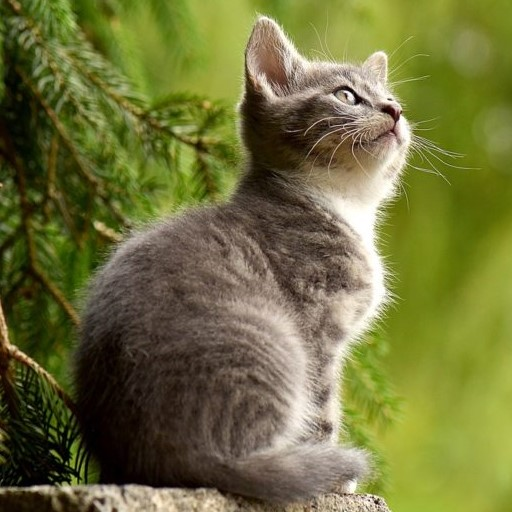
#> input picture TensorFlow/Intro To Deep Learning/cat-600x600.jpg, 512 x 512 px
$ python thresholding-01.py --input '../../../TensorFlow/Intro To Deep Learning/cat-600x600.jpg'
#> lines starting #> are read from the running program, lines starting #| are printed output that depends on the picture
#!/usr/bin/env python3
# -*- coding: utf-8 -*-
"""
---
# This is YAML, see: https://yaml.org/spec/1.2/spec.html#Preview
# !!! YAML message always begins with ---

title: Thresholding 01
type: tutorial
keywords: [images]
description: |
    Perform basic thresholding operations using OpenCV function cv.threshold().
    see also thresholding-03.py for GAUSSIAN and OTSU thresholding;
remarks:
sources:
    - title: Basic Thresholding Operations
      link: https://docs.opencv.org/4.5.5/db/d8e/tutorial_threshold.html
    - title: help on cv.threshold()
      link: https://docs.opencv.org/4.x/d7/d1b/group__imgproc__misc.html#gae8a4a146d1ca78c626a53577199e9c57
file:
    date: 2022-07-02
    author:
        - nick: arek
"""

#%%
"""
cv.threshold(	src, thresh, maxval, type[, dst]	) -> 	retval, dst
- src	input array (multiple-channel, 8-bit or 32-bit floating point).
- thresh	threshold value.
- maxval	maximum value to use with the THRESH_BINARY and THRESH_BINARY_INV thresholding types.
- type	thresholding type (see ThresholdTypes):
    cv.THRESH_BINARY
    cv.THRESH_BINARY_INV
    cv.THRESH_TRUNC
    cv.THRESH_TOZERO
    cv.THRESH_TOZERO_INV
    Also, the special values THRESH_OTSU or THRESH_TRIANGLE may be combined with one of the above values.
    In these cases, the function determines the optimal threshold value
    using the Otsu's or Triangle algorithm and uses it instead of the specified thresh.
Returns:
- retval  the computed threshold value if Otsu's or Triangle methods used.
- dst	output array of the same size and type and the same number of channels as src.
"""

#%%
import cv2 as cv
import numpy as np
import matplotlib.pyplot as plt

# os.chdir('~/Roboczy/Python/graphics/OpenCV')
PICTURES = "../../../../Data/pictures/"
FILE = "kora.jpg"

from rcando import ak

#%%
from __future__ import print_function
import argparse

WINDOW_NAME = 'Threshold Demo'

MAX_VALUE = 255
MAX_TYPE = 4
MAX_BINARY_VALUE = 255

## this is for standalone module (may be convenient but needs copying the script to separate file)
parser = argparse.ArgumentParser(description='Code for Basic Thresholding Operations tutorial.')
parser.add_argument('--input', help='Path to input image.', default=PICTURES+FILE)
args = parser.parse_args()

src = cv.imread(cv.samples.findFile(args.input))
#> src is the input picture: shape (512, 512, 3); mean B, G, R 59.1, 112.7, 111.6
if src is None:
    print('Could not open or find the image: ', args.input)
    exit(0)
src_gray = cv.cvtColor(src, cv.COLOR_BGR2GRAY)      # Convert the image to Gray
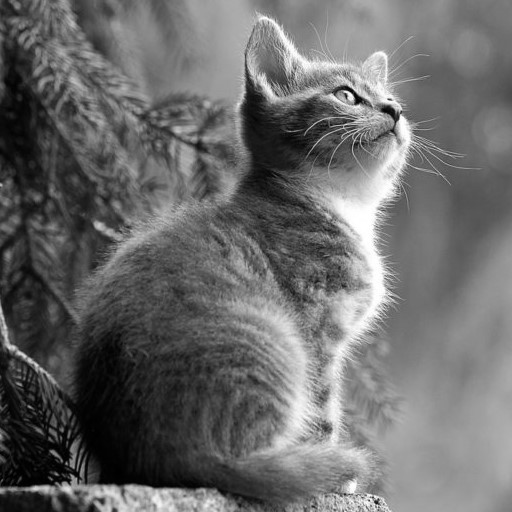
#> src_gray: shape (512, 512); min 0, max 255, mean 106.3

trackbar_type = 'Type: \n 0: Binary \n 1: Binary Inverted \n 2: Truncate \n 3: To Zero \n 4: To Zero Inverted'
trackbar_value = 'Value'

def Threshold_Demo(val):
    #0: Binary
    #1: Binary Inverted
    #2: Threshold Truncated
    #3: Threshold to Zero
    #4: Threshold to Zero Inverted
    threshold_type = cv.getTrackbarPos(trackbar_type, WINDOW_NAME)
    threshold_value = cv.getTrackbarPos(trackbar_value, WINDOW_NAME)

    _, dst = cv.threshold(src_gray, threshold_value, MAX_BINARY_VALUE, threshold_type)
    """

    """
    cv.imshow(WINDOW_NAME, dst)

cv.namedWindow(WINDOW_NAME)
cv.createTrackbar(trackbar_type, WINDOW_NAME, 3, MAX_TYPE, Threshold_Demo)
cv.createTrackbar(trackbar_value, WINDOW_NAME, 0, MAX_VALUE, Threshold_Demo)
#> slider 'Value' is set to 85

Threshold_Demo(0)
#> in Threshold_Demo, `_, dst = cv.threshold(src_gray, threshold_value, MAX_BINARY_VALUE, thr..`:
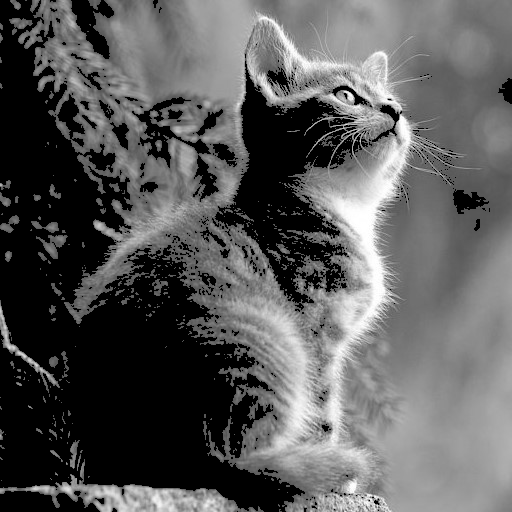
#> dst: shape (512, 512); min 0, max 255, mean 90.1
cv.waitKey()    # Wait until user finishes program

#%%
